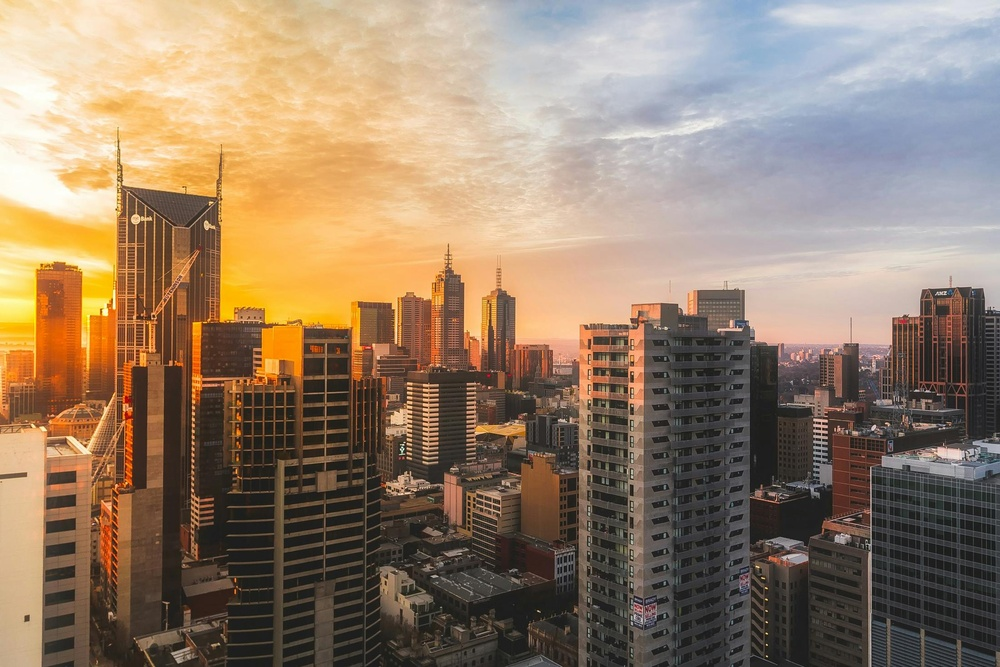
//> input picture input.jpg, 1000 x 667 px, shrunk from 2200 x 1467 before the run
$ ./image_processing   (built with g++ and OpenCV 4)
//> lines starting //> are read from the running program, lines starting //| are printed output that depends on the picture
#include <opencv2/opencv.hpp>
#include <iostream>
#include <vector>
#include <cmath>
#include <chrono>
#include <omp.h>

using namespace std;
using namespace cv;

// Generate Gaussian Kernel
vector<vector<float>> generateKernel(int kSize, float sigma) {
    vector<vector<float>> kernel(kSize, vector<float>(kSize));
    int half = kSize / 2;
    float sum = 0;

    for (int i = -half; i <= half; i++) {
        for (int j = -half; j <= half; j++) {
            float val = exp(-(i*i + j*j) / (2 * sigma * sigma));
            kernel[i + half][j + half] = val;
            sum += val;
        }
    }

    for (int i = 0; i < kSize; i++)
        for (int j = 0; j < kSize; j++)
            kernel[i][j] /= sum;

    return kernel;
}

int main() {

    Mat img = imread("../input.jpg", IMREAD_COLOR);
//> img is the input picture: 667 rows x 1000 cols, CV_8UC3; mean B, G, R 106.5, 127.5, 148.6

    if (img.empty()) {
        cout << "Image not found!\n";
        return -1;
    }

    Mat out = img.clone();

    int H = img.rows, W = img.cols;
//> H = 667; W = 1000

    int kSize = 11;
    float sigma = 5.0;

    auto kernel = generateKernel(kSize, sigma);
    int half = kSize / 2;

    auto start = chrono::high_resolution_clock::now();

    // 🔥 PARALLEL GAUSSIAN BLUR
    #pragma omp parallel for collapse(2)
    for (int y = half; y < H - half; y++) {
        for (int x = half; x < W - half; x++) {

            Vec3b pixel;

            for (int c = 0; c < 3; c++) {
                float sum = 0;

                for (int ky = -half; ky <= half; ky++) {
                    for (int kx = -half; kx <= half; kx++) {
                        sum += kernel[ky + half][kx + half] *
                               img.at<Vec3b>(y + ky, x + kx)[c];
                    }
                }

                pixel[c] = (uchar)sum;
            }

            out.at<Vec3b>(y, x) = pixel;
        }
    }
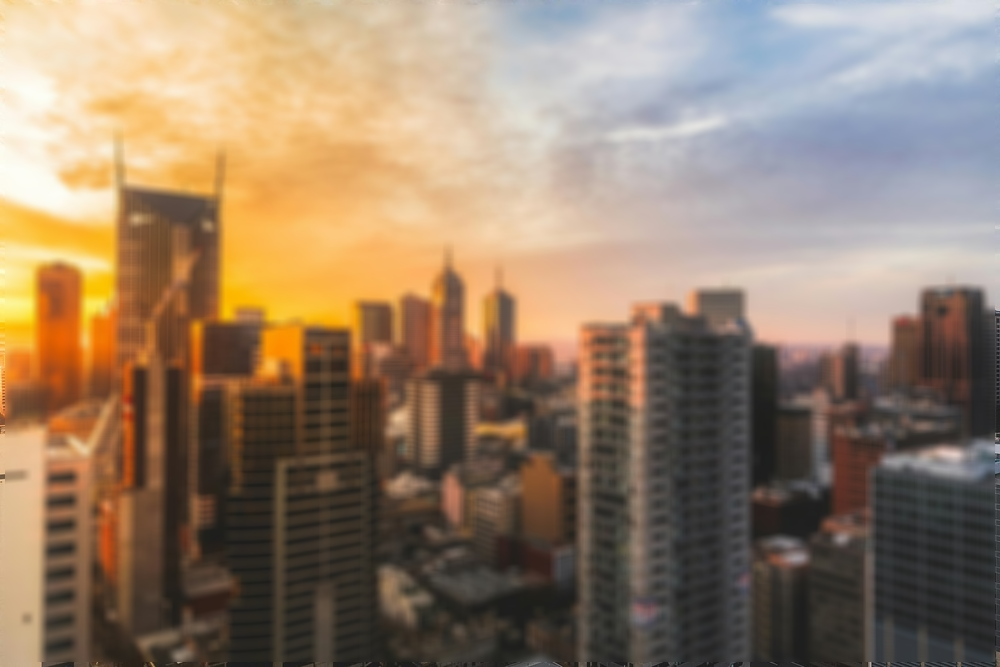
//> out: 667 rows x 1000 cols, CV_8UC3; mean B, G, R 106.1, 127, 148.1

    auto mid = chrono::high_resolution_clock::now();

    // 🔥 SOBEL (convert to grayscale first)
    Mat gray;
    cvtColor(out, gray, COLOR_BGR2GRAY);
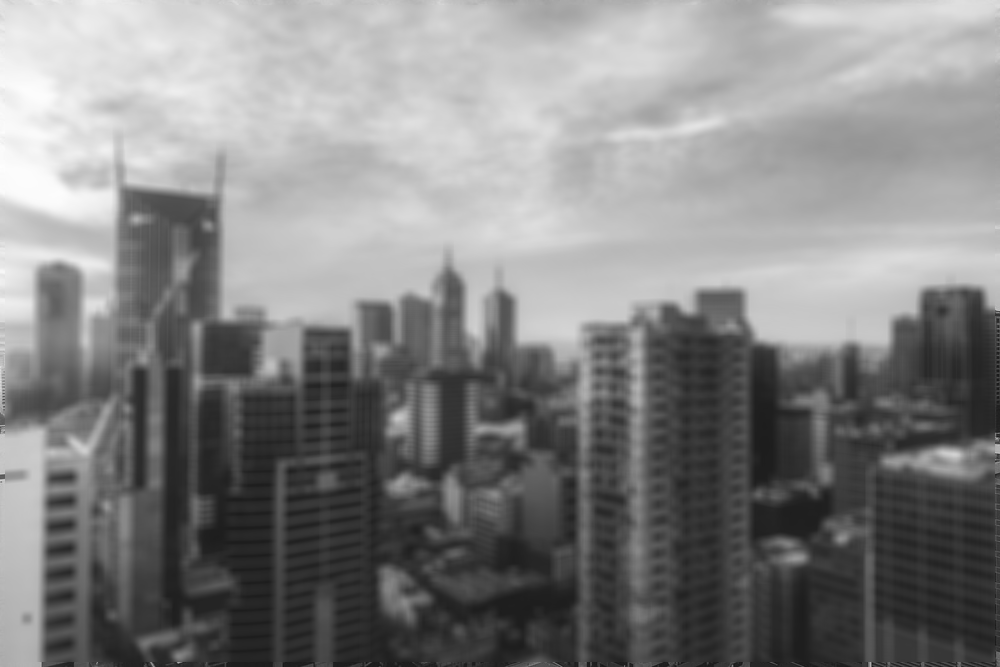
//> gray: 667 rows x 1000 cols, CV_8UC1; min 20, max 254, mean 130.9

    Mat edges = Mat::zeros(gray.size(), CV_8UC1);

    int Gx[3][3] = {
        {-1, 0, 1},
        {-2, 0, 2},
        {-1, 0, 1}
    };

    int Gy[3][3] = {
        {-1,-2,-1},
        { 0, 0, 0},
        { 1, 2, 1}
    };

    // 🔥 PARALLEL SOBEL
    #pragma omp parallel for collapse(2)
    for (int y = 1; y < gray.rows - 1; y++) {
        for (int x = 1; x < gray.cols - 1; x++) {

            int sumX = 0;
            int sumY = 0;

            for (int ky = -1; ky <= 1; ky++) {
                for (int kx = -1; kx <= 1; kx++) {
                    int pixel = gray.at<uchar>(y + ky, x + kx);

                    sumX += pixel * Gx[ky + 1][kx + 1];
                    sumY += pixel * Gy[ky + 1][kx + 1];
                }
            }

            int magnitude = abs(sumX) + abs(sumY);
            magnitude = min(255, magnitude);

            edges.at<uchar>(y, x) = magnitude;
        }
    }
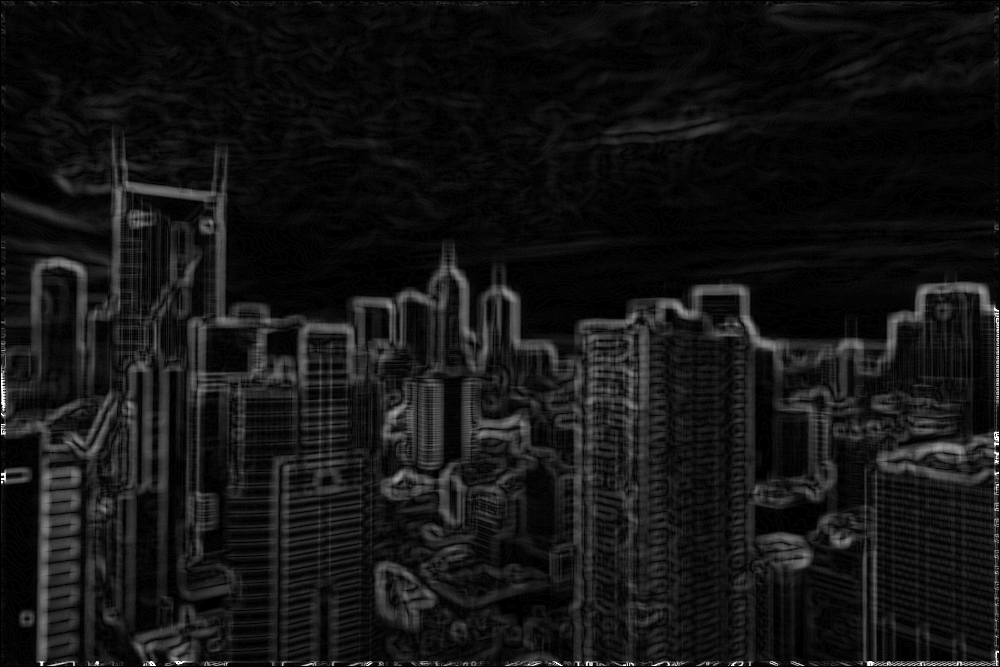
//> edges: 667 rows x 1000 cols, CV_8UC1; min 0, max 255, mean 20.3

    auto end = chrono::high_resolution_clock::now();

    // ⏱️ Timing
    cout << "OpenMP Blur Time: "
         << chrono::duration<double>(mid - start).count()
         << " sec\n";

    cout << "OpenMP Sobel Time: "
         << chrono::duration<double>(end - mid).count()
         << " sec\n";

    cout << "Total Time: "
         << chrono::duration<double>(end - start).count()
         << " sec\n";

    imwrite("output_omp_blur.jpg", out);
    imwrite("output_omp_sobel.jpg", edges);

    return 0;
}
